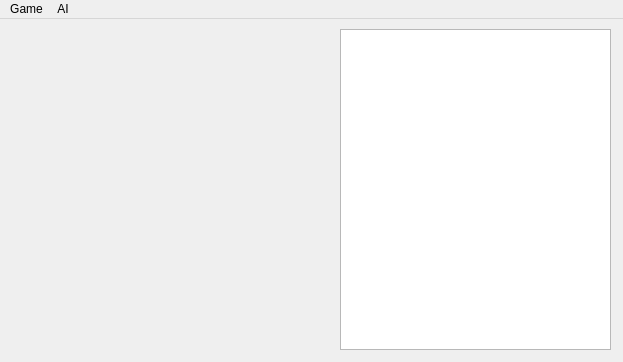
<?xml version="1.0" encoding="UTF-8"?>
<ui version="4.0">
 <class>MainWindow</class>
 <widget class="QMainWindow" name="MainWindow">
  <property name="geometry">
   <rect>
    <x>0</x>
    <y>0</y>
    <width>623</width>
    <height>362</height>
   </rect>
  </property>
  <property name="sizePolicy">
   <sizepolicy hsizetype="Fixed" vsizetype="Preferred">
    <horstretch>0</horstretch>
    <verstretch>0</verstretch>
   </sizepolicy>
  </property>
  <property name="windowTitle">
   <string>Automatic Test Application</string>
  </property>
  <widget class="QWidget" name="centralwidget">
   <widget class="GameWidget" name="widget" native="true">
    <property name="geometry">
     <rect>
      <x>10</x>
      <y>10</y>
      <width>320</width>
      <height>320</height>
     </rect>
    </property>
    <property name="sizePolicy">
     <sizepolicy hsizetype="Fixed" vsizetype="Preferred">
      <horstretch>0</horstretch>
      <verstretch>0</verstretch>
     </sizepolicy>
    </property>
   </widget>
   <widget class="QListWidget" name="listWidget">
    <property name="geometry">
     <rect>
      <x>340</x>
      <y>10</y>
      <width>271</width>
      <height>321</height>
     </rect>
    </property>
    <property name="sizePolicy">
     <sizepolicy hsizetype="Maximum" vsizetype="Fixed">
      <horstretch>0</horstretch>
      <verstretch>0</verstretch>
     </sizepolicy>
    </property>
   </widget>
  </widget>
  <widget class="QMenuBar" name="menuBar">
   <property name="geometry">
    <rect>
     <x>0</x>
     <y>0</y>
     <width>623</width>
     <height>21</height>
    </rect>
   </property>
   <widget class="QMenu" name="menuGame">
    <property name="title">
     <string>Game</string>
    </property>
    <addaction name="actionRest"/>
   </widget>
   <widget class="QMenu" name="menuAI">
    <property name="title">
     <string>AI</string>
    </property>
   </widget>
   <addaction name="menuGame"/>
   <addaction name="menuAI"/>
  </widget>
  <action name="actionRest">
   <property name="text">
    <string>Reset</string>
   </property>
  </action>
 </widget>
 <customwidgets>
  <customwidget>
   <class>GameWidget</class>
   <extends>QWidget</extends>
   <header>GameWidget.h</header>
   <container>1</container>
  </customwidget>
 </customwidgets>
 <resources/>
 <connections/>
</ui>
